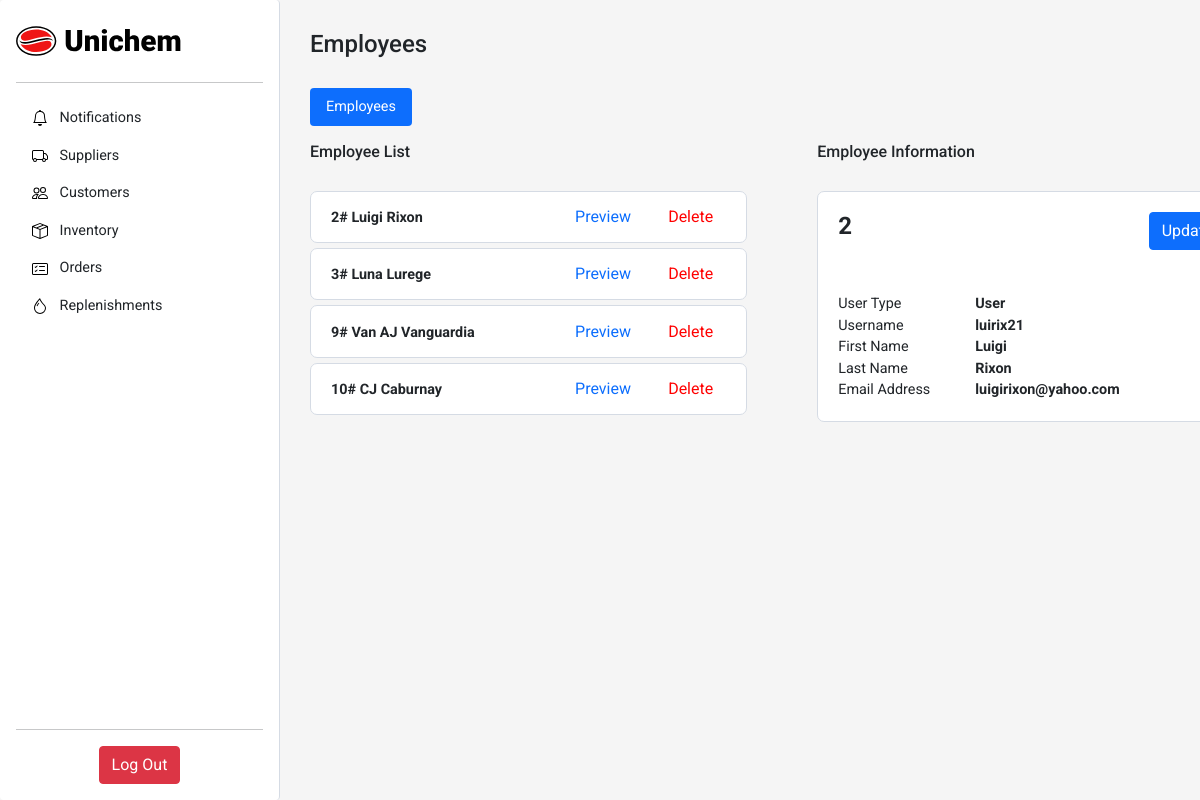
Screenshot of /sections/employees.php (signed in) with the database file from the repository.
### tables this page shows
CREATE TABLE `inventory_users` (
  `userID` int(11) NOT NULL,
  `userType` enum('Manager','User') NOT NULL,
  `userFirstName` varchar(255) NOT NULL,
  `userLastName` varchar(255) NOT NULL,
  `userName` varchar(255) NOT NULL,
  `email` varchar(255) NOT NULL,
  `password` varchar(255) NOT NULL
);

### crud/employee/employee-information.php (called while the page is built)
<?php
    include('../crud/db_connect.php');
    if (isset($_GET['userID'])) {
        $userID = $_GET['userID'];
        if(isset($userID)){
            $getEmployeeInformation = "SELECT *
                                        FROM inventory_users
                                        WHERE userID=$userID";
            if ($result = mysqli_query($conn, $getEmployeeInformation))
                $user = mysqli_fetch_assoc($result);
        }
    }
?>

### components/employee/employee-list.php (the view)
<?php
$userID = $user["userID"];
$userFName = $user["userFirstName"];
$userLName = $user["userLastName"];
    echo "
            <form method='get' action='employees.php'>
                <div class='d-flex align-items-center justify-content-between white-box-container one-supplier-customer-list round-edge'>
                    <div class='column list-name'>
                        <b>" . "$userID" . "# " . "$userFName" . " " . "$userLName" . "</b>
                    </div>
                    <div class=''>
                            <form method='get' action='../sections/employees.php'>
                                <input type='hidden' name='userID' value='".$userID."'>
                                <button type='submit' class='btn btn-link btn-preview'>Preview</button>
                            </form>
                    </div>
                    <div class=''>
                            <form method='post' action='../sections/delete.php'>
                                <input type='hidden' name='delete' value='employee'>
                                <input type='hidden' name='userID' value='".$userID."'>
                                <button type='submit' class='btn btn-link btn-delete'>Delete</button>
                            </form>
                    </div>
                </div>
            </form>
        ";
?>

### crud/employee/employee-list.php
<?php
    include('../crud/db_connect.php');
    $getEmployeeList = "SELECT * FROM inventory_users WHERE userType='User'";
    $result = mysqli_query($conn, $getEmployeeList);
    if (mysqli_num_rows($result) > 0) {
        echo "
            <div class=''>
            <h6>Employee List</h6>
                        <br>
            <div class='scroll-list-2'>
            ";
        while ($user = mysqli_fetch_assoc($result)) {
            include('../components/employee/employee-list.php');
        }
        echo "
            </div>
            </div>
        ";
    }else{
        echo "<div class ='empty-list empty-message'>There are no employees.</div>";
    }
?>

### components/employee/employee-information.php (shortened to what this page needs)
<?php
if(isset($userID)){
    echo "
    <div class='container white-box-container customer-supplier-information round-edge'>
        <div class='row'>
            <div class='col'>
                <h4><b>".$user['userID']."</b></h3>
            </div>
            <div class='col d-flex justify-content-end'>
                <button type='button' class='btn btn-primary' data-bs-toggle='modal' data-bs-target='#exampleModal'>
                Update
                </button>
                <div class='modal fade' id='exampleModal' tabindex='-1' aria-labelledby='exampleModalLabel' aria-hidden='true'>
                    <div class='modal-dialog modal-lg'>
                        <div class='modal-content'>
                            <div class='modal-header'>
                                <h4>Update Employee ".$user['userID']."</h4>
                                <button type='button' class='btn-close' data-bs-dismiss='modal' aria-label='Close'></button>
                            </div>
                            <div class='modal-body'>
                                ";
                                echo"
                            </div>
                            <div class='modal-footer'>
                                    <div class=''>
                                        <button type='submit' class='btn btn-primary' value='submit'>Update</button>
                                    </div>
                                </form>
                            </div>
                        </div>
                    </div>
                </div>
            </div>
        </div>
        <br>
        <div class='row'>
            <div class='col'>
            </div>
        </div>
        <br>
        <div class='row'>
            <div class='col'>
                User Type<br>
                Username<br>
                First Name<br>
                Last Name<br>
                Email Address<br>
            </div>
            <div class='col-8'>
                <b>
                    ".
                    $user['userType']."<br>".
                    $user['userName']."<br>".
                    $user['userFirstName']."<br>".
                    $user['userLastName']."<br>".
                    $user['email']."
                </b>
            </div>
        </div>
        </div>
    ";
    }else{
        echo "<div class ='empty-information empty-message'></div>";
    }
?>

### style/import.php (style rules this page uses)
* { margin: 0; padding: 0; font-family: 'Roboto', sans-serif; }
body:not(h1):not(h2):not(h3):not(h4):not(h5):not(h6) { font-size: .9rem; }
body { min-height: 100vh; min-height: -webkit-fill-available; background-color: whitesmoke; }
html { height: -webkit-fill-available; }
.round-edge { border-radius: 7px; }
.white-box-container { background-color: white; border: 1px solid #D5DBE4; padding: 20px; }
.customer-supplier-information { width: 429.27px; }
.one-supplier-customer-list { height: 52.31px; width: 437.22px; margin: 0 0 5px 0; }
.scroll-list-2 { height: 650.43px; overflow-x: hidden; overflow-y: scroll; padding: 0 20px 0 0; }
.btn-delete { color: red; text-decoration: none; }
.btn-preview { color: #0d6efd; text-decoration: none; }
.list-name { width: 220px; height: 20px; overflow-x: hidden; overflow-y: hidden; }

### rows the page displays
inventory_users: userID "2", userFirstName "Luigi", userLastName "Rixon", userType "User", userName "luirix21", email "luigirixon@yahoo.com"
inventory_users: userID "3", userFirstName "Luna", userLastName "Lurege"
inventory_users: userID "9", userFirstName "Van AJ", userLastName "Vanguardia"
inventory_users: userID "10", userFirstName "CJ", userLastName "Caburnay"
